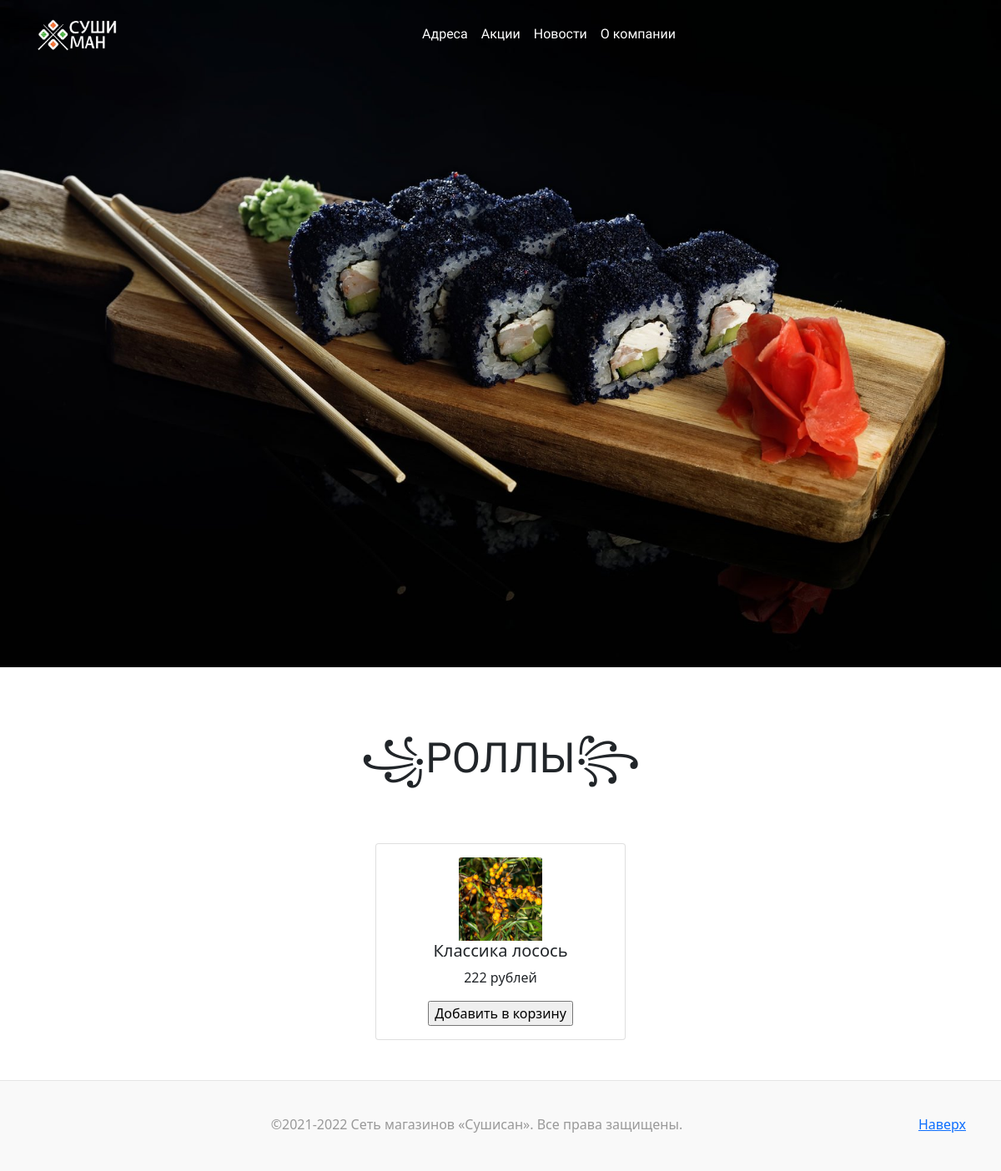
The page /rolls/ on the database its author committed.
### main/models.py (models this page shows, shortened)
class Product(models.Model):
    id = models.AutoField(
        primary_key=True,
    )
    image = models.ImageField(upload_to='static\images', null = True)
    CHOICES=(
        ('Суши', 'Суши'),
        ('Роллы','Роллы'),
        ('Запечённые роллы','Запечённые роллы'),
        ('Наборы','Наборы'),
        ('Темпура','Темпура'),
        ('Лапша wok','Лапша wok'),
        ('Супы','Супы'),
        ('Горячее и салаты','Горячее и салаты'),
        ('Мини роллы','Мини роллы'),
        ('Маг роллы','Маг роллы'),
        ('Вегетарианское меню','Вегетарианское меню'),
        ('Десерты','Десерты'),
        ('Напитки','Напитки'),
        ('Всё для суши','Всё для суши'),
        ('Пицца','Пицца'),
    )
    type = models.CharField(
        verbose_name='Тип товара',
        max_length=40,
        choices = CHOICES,
        null=False,
        blank=False,
    )
    name = models.CharField(
        verbose_name='Название',
        max_length= 30,
        null= False,
        blank = False,
    )
    price = models.IntegerField(
        verbose_name= 'Цена',
        null= False,
        blank = False,
    )
    compound = models.CharField(
        verbose_name= 'Состав',
        null = False,
        blank = False,
        max_length= 200,
    )
    weight = models.IntegerField(
        verbose_name= 'Вес',
        null= False,
        blank = False,
    )
    class Meta:
        verbose_name = 'Продукт'
        verbose_name_plural = 'Продукты'

### main/views.py (the view)
# urls.py: path('rolls/',    views.rolls),
def rolls(request):
    c = base_context(request)
    ob = Product.objects.filter(type="Роллы")
    c['rolls_list'] = ob
    return render(request, 'rolls.html', c)

### main/views.py (called while the page is built)
def base_context(request):
    context = dict()
    context['user'] = request.user
    return context

### main/templates/rolls.html (shortened to what this page needs)
<!DOCTYPE html>
<html lang="en">
<head>
  {% load static %}
  <link href="https://cdn.jsdelivr.net/npm/bootstrap@5.0.2/dist/css/bootstrap.min.css" rel="stylesheet">
  <link rel="stylesheet" type="text/css" href="{% static 'C:\Users\levso\Desktop\Sushiman\project\static\css\style.css' %}">
</head>
<body>
  <nav class="navbar fixed-top navbar-expand-lg navbar-dark p-md-3">
    <div class="container">
      <a href="/" class="navbar-brand">
        <img src="{% static 'images\logo.png' %}" alt="" width="100" height="40">
      </a>
      <div class="collapse navbar-collapse" id="navbarNav">
        <div class="mx-auto">
          <ul class="navbar-nav">
            <li class="nav-item">
              <a href="#" class="nav-link text-white">Адреса</a>
            </li>
            <li class="nav-item">
              <a href="#" class="nav-link text-white">Акции</a>
            </li>
            <li class="nav-item">
              <a href="#" class="nav-link text-white">Новости</a>
            </li>
            <li class="nav-item">
              <a href="#" class="nav-link text-white">О компании</a>
            </li>
          </ul>
        </div>
      </div>
    </div>
  </nav>
  <div class="banner-image w-100 vh-100 d-flex justify-content-center align-items-center">
  </div>
  <br>
  <br>
  <br>
  <div class="content text-center">
    <p style="font-family: 'Oswald', sans-serif; font-size: 50px; background: transparent;">꧁РОЛЛЫ꧂</p>
  </div>
  <br>
  <br>
  <div class="container-fluid d-flex flex-row flex-wrap justify-content-evenly">
    {% for j in rolls_list %}
                <div class="card mx-1 text-center"  style="width: 300px;">
                    <div class="card-body">
                    <img class="card-img-top" src="{{ j.image.url }}" alt="Card image cap" style="max-width: 500px; max-height: 500px;">
                    <h5 class="card-title">{{j.name}}</h5>
                    <p class="card-text">{{j.price}} рублей</p>
                    <form action="{% url 'cart:cart_add' j.id%}" method="post">
                      <input type="submit" value="Добавить в корзину">
                    </form>
                    </div>
                </div>
         {% endfor %}
          </div>
<br>
<br>
<footer class="blog-footer">
    <div class="container">
      <p class="float-end mb-1">
        <a href="#">Наверх</a>
      </p>
      <p class="mb-1">©2021-2022 Сеть магазинов «Сушисан». Все права защищены.</p>
    </div>
  </footer>
</body>
</html>

### static/css/style.css (style rules this page uses)
.card-img-top { width: 100px; height: 100px; object-fit: cover; }

### main/templates/rolls.html (style rules this page uses)
.container-fluid { gap: 25px; }
.blog-footer { padding: 2.5rem 0; color: #999; text-align: center; background-color: #f9f9f9; border-top: 0.05rem solid #e5e5e5; }

### rows shown on the page
Product: image (picture), name "Классика лосось", price "222"
